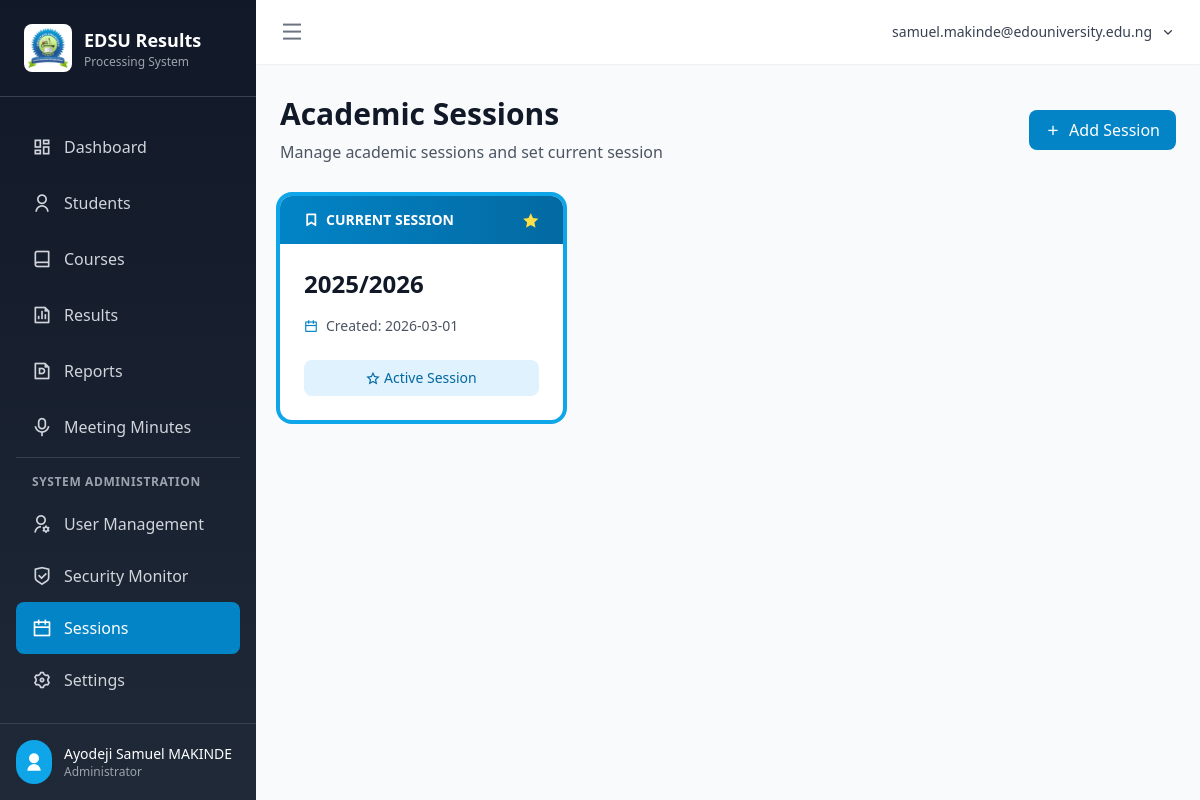
The page /sessions (signed in) on the database its author committed.
### app/models.py (models this page shows, shortened)
class User(UserMixin, db.Model):
    __tablename__ = 'users'
    id = db.Column(db.Integer, primary_key=True)
    username = db.Column(db.String(120), unique=True, nullable=False, index=True)  # University email
    email = db.Column(db.String(120), unique=True, nullable=False, index=True)
    password_hash = db.Column(db.String(256), nullable=False)
    full_name = db.Column(db.String(128), nullable=False)
    role = db.Column(db.String(20), default='lecturer')  # admin, hod, level_adviser, lecturer
    program = db.Column(db.String(64))  # Assigned program
    level = db.Column(db.Integer)  # Assigned level (100, 200, 300, 400)
    is_active = db.Column(db.Boolean, default=True)
    is_locked = db.Column(db.Boolean, default=False)  # Locked by HoD/Admin after 3 failed attempts
    failed_login_attempts = db.Column(db.Integer, default=0)
    locked_until = db.Column(db.DateTime)
    must_change_password = db.Column(db.Boolean, default=True)  # Force password change on first login
    last_login = db.Column(db.DateTime)
    last_login_ip = db.Column(db.String(45))  # IP address of last login
    last_login_device = db.Column(db.String(256))  # User agent of last login
    created_by = db.Column(db.Integer, db.ForeignKey('users.id'))  # HoD/Admin who created this account
    created_at = db.Column(db.DateTime, default=datetime.utcnow)
    updated_at = db.Column(db.DateTime, default=datetime.utcnow, onupdate=datetime.utcnow)
    def is_level_adviser(self):
        return self.role == 'level_adviser'

class AcademicSession(db.Model):
    __tablename__ = 'academic_sessions'
    id = db.Column(db.Integer, primary_key=True)
    session_name = db.Column(db.String(20), unique=True, nullable=False)  # e.g., "2025/2026"
    is_current = db.Column(db.Boolean, default=False)
    created_at = db.Column(db.DateTime, default=datetime.utcnow)
    students = db.relationship('Student', backref='session', lazy='dynamic')
    results = db.relationship('Result', backref='session', lazy='dynamic')

### app/routes/dashboard.py (the view)
@dashboard_bp.route('/sessions')
@login_required
def sessions():
    sessions = AcademicSession.query.order_by(AcademicSession.session_name.desc()).all()
    return render_template('dashboard/sessions.html', sessions=sessions)

### app/models.py (called while the page is built)
@login_manager.user_loader
def load_user(user_id):
    return User.query.get(int(user_id))

### app/templates/dashboard/sessions.html (shortened to what this page needs)
{% extends "base.html" %}
{% block content %}
<div class="mb-8">
    <div class="flex items-center justify-between">
        <div>
            <h1 class="text-3xl font-bold text-gray-900 mb-2">Academic Sessions</h1>
            <p class="text-gray-600">Manage academic sessions and set current session</p>
        </div>
        <button onclick="document.getElementById('newSessionModal').classList.remove('hidden')"
                class="px-4 py-2 bg-primary-600 text-white rounded-lg hover:bg-primary-700 transition-colors flex items-center">
            <i class="ri-add-line mr-2"></i>
            Add Session
        </button>
    </div>
</div>
<div class="grid grid-cols-1 md:grid-cols-2 lg:grid-cols-3 gap-6">
    {% for session in sessions %}
    <div class="bg-white rounded-xl shadow-sm overflow-hidden hover:shadow-md transition-shadow {% if session.is_current %}ring-4 ring-primary-500{% endif %}">
        {% if session.is_current %}
        <div class="bg-gradient-to-r from-primary-600 to-primary-700 px-6 py-3 text-white">
            <div class="flex items-center justify-between">
                <span class="text-sm font-bold flex items-center">
                    <i class="ri-bookmark-line mr-2"></i>CURRENT SESSION
                </span>
                <i class="ri-star-fill text-yellow-300"></i>
            </div>
        </div>
        {% else %}
        <div class="bg-gray-100 px-6 py-3">
            <span class="text-sm font-medium text-gray-600">Academic Session</span>
        </div>
        {% endif %}
        <div class="p-6">
            <h3 class="text-2xl font-bold text-gray-900 mb-4">{{ session.session_name }}</h3>
            <div class="space-y-3 mb-6">
                <div class="flex items-center text-sm text-gray-600">
                    <i class="ri-calendar-line mr-2 text-primary-600"></i>
                    <span>Created: {{ session.created_at.strftime('%Y-%m-%d') }}</span>
                </div>
            </div>
            <div class="flex space-x-2">
                {% if not session.is_current %}
                <form method="POST" action="{{ url_for('dashboard.set_current_session', session_id=session.id) }}" class="flex-1">
                    <input type="hidden" name="csrf_token" value="{{ csrf_token() }}"/>
                    <button type="submit" class="w-full px-4 py-2 bg-green-600 text-white rounded-lg hover:bg-green-700 transition-colors text-sm font-medium">
                        <i class="ri-check-line mr-1"></i>Set as Current
                    </button>
                </form>
                <form method="POST" action="{{ url_for('dashboard.delete_session', session_id=session.id) }}"
                      onsubmit="return confirm('Are you sure you want to delete this session?');">
                    <input type="hidden" name="csrf_token" value="{{ csrf_token() }}"/>
                    <button type="submit" class="px-4 py-2 bg-red-600 text-white rounded-lg hover:bg-red-700 transition-colors text-sm font-medium">
                        <i class="ri-delete-bin-line"></i>
                    </button>
                </form>
                {% else %}
                <div class="flex-1 px-4 py-2 bg-primary-100 text-primary-700 rounded-lg text-center text-sm font-medium">
                    <i class="ri-star-line mr-1"></i>Active Session
                </div>
                {% endif %}
            </div>
        </div>
    </div>
    {% endfor %}
</div>
{% endblock %}

### app/templates/base.html (shortened to what this page needs)
<!DOCTYPE html>
<html lang="en">
<head>
    <script src="{{ url_for('static', filename='css/tailwind.min.js') }}"></script>
    <link href="{{ url_for('static', filename='css/remixicon.css') }}" rel="stylesheet">
</head>
<body class="bg-gray-50 antialiased">
    {% if current_user.is_authenticated %}
    <div class="min-h-screen flex" x-data="{ sidebarOpen: true }">
        <aside :class="sidebarOpen ? 'w-64' : 'w-20'" class="fixed left-0 top-0 h-screen bg-gradient-to-b from-gray-900 to-gray-800 text-white transition-all duration-300 ease-in-out flex flex-col z-50">
            <div class="p-6 border-b border-gray-700">
                <div class="flex items-center space-x-3">
                    <div class="bg-white rounded-lg p-1 flex-shrink-0">
                        <img src="{{ url_for('static', filename='logos/university_logo.jpg') }}"
                             alt="EDSU Logo"
                             class="w-10 h-10 object-contain"
                             onerror="this.style.display='none'; this.nextElementSibling.style.display='flex';">
                    </div>
                    <div x-show="sidebarOpen" x-cloak>
                        <h1 class="text-lg font-bold">EDSU Results</h1>
                        <p class="text-xs text-gray-400">Processing System</p>
                    </div>
                </div>
            </div>
            <nav class="flex-1 px-4 py-6 space-y-1 overflow-y-auto">
                <a href="{{ url_for('dashboard.index') }}"
                   class="flex items-center space-x-3 px-4 py-3 rounded-lg transition-colors {{ 'bg-primary-600 text-white' if request.endpoint == 'dashboard.index' else 'text-gray-300 hover:bg-gray-700' }}">
                    <i class="ri-dashboard-line text-xl flex-shrink-0"></i>
                    <span x-show="sidebarOpen" x-cloak>Dashboard</span>
                </a>
                <a href="{{ url_for('students.index') }}"
                   class="flex items-center space-x-3 px-4 py-3 rounded-lg transition-colors {{ 'bg-primary-600 text-white' if 'students' in request.endpoint else 'text-gray-300 hover:bg-gray-700' }}">
                    <i class="ri-user-line text-xl flex-shrink-0"></i>
                    <span x-show="sidebarOpen" x-cloak>Students</span>
                </a>
                <a href="{{ url_for('courses.index') }}"
                   class="flex items-center space-x-3 px-4 py-3 rounded-lg transition-colors {{ 'bg-primary-600 text-white' if 'courses' in request.endpoint else 'text-gray-300 hover:bg-gray-700' }}">
                    <i class="ri-book-line text-xl flex-shrink-0"></i>
                    <span x-show="sidebarOpen" x-cloak>Courses</span>
                </a>
                <a href="{{ url_for('results.index') }}"
                   class="flex items-center space-x-3 px-4 py-3 rounded-lg transition-colors {{ 'bg-primary-600 text-white' if 'results' in request.endpoint else 'text-gray-300 hover:bg-gray-700' }}">
                    <i class="ri-file-chart-line text-xl flex-shrink-0"></i>
                    <span x-show="sidebarOpen" x-cloak>Results</span>
                </a>
                <a href="{{ url_for('reports.index') }}"
                   class="flex items-center space-x-3 px-4 py-3 rounded-lg transition-colors {{ 'bg-primary-600 text-white' if 'reports' in request.endpoint else 'text-gray-300 hover:bg-gray-700' }}">
                    <i class="ri-file-pdf-line text-xl flex-shrink-0"></i>
                    <span x-show="sidebarOpen" x-cloak>Reports</span>
                </a>
                <a href="{{ url_for('minutes.index') }}"
                   class="flex items-center space-x-3 px-4 py-3 rounded-lg transition-colors {{ 'bg-primary-600 text-white' if 'minutes' in request.endpoint else 'text-gray-300 hover:bg-gray-700' }}">
                    <i class="ri-mic-line text-xl flex-shrink-0"></i>
                    <span x-show="sidebarOpen" x-cloak>Meeting Minutes</span>
                </a>
                {% if current_user.role == 'admin' %}
                <div class="pt-4 mt-4 border-t border-gray-700">
                    <p x-show="sidebarOpen" x-cloak class="px-4 text-xs font-semibold text-gray-400 uppercase tracking-wider mb-2">System Administration</p>
                    <a href="{{ url_for('auth.users') }}"
                       class="flex items-center space-x-3 px-4 py-3 rounded-lg transition-colors {{ 'bg-primary-600 text-white' if request.endpoint == 'auth.users' else 'text-gray-300 hover:bg-gray-700' }}">
                        <i class="ri-user-settings-line text-xl flex-shrink-0"></i>
                        <span x-show="sidebarOpen" x-cloak>User Management</span>
                    </a>
                    <a href="{{ url_for('auth.security_monitor') }}"
                       class="flex items-center space-x-3 px-4 py-3 rounded-lg transition-colors {{ 'bg-primary-600 text-white' if request.endpoint == 'auth.security_monitor' else 'text-gray-300 hover:bg-gray-700' }}">
                        <i class="ri-shield-check-line text-xl flex-shrink-0"></i>
                        <span x-show="sidebarOpen" x-cloak>Security Monitor</span>
                    </a>
                    <a href="{{ url_for('dashboard.sessions') }}"
                       class="flex items-center space-x-3 px-4 py-3 rounded-lg transition-colors {{ 'bg-primary-600 text-white' if request.endpoint == 'dashboard.sessions' else 'text-gray-300 hover:bg-gray-700' }}">
                        <i class="ri-calendar-line text-xl flex-shrink-0"></i>
                        <span x-show="sidebarOpen" x-cloak>Sessions</span>
                    </a>
                    <a href="{{ url_for('settings.index') }}"
                       class="flex items-center space-x-3 px-4 py-3 rounded-lg transition-colors {{ 'bg-primary-600 text-white' if 'settings' in request.endpoint else 'text-gray-300 hover:bg-gray-700' }}">
                        <i class="ri-settings-3-line text-xl flex-shrink-0"></i>
                        <span x-show="sidebarOpen" x-cloak>Settings</span>
                    </a>
                    <a href="{{ url_for('auth.audit_logs') }}"
                       class="flex items-center space-x-3 px-4 py-3 rounded-lg transition-colors {{ 'bg-primary-600 text-white' if request.endpoint == 'auth.audit_logs' else 'text-gray-300 hover:bg-gray-700' }}">
                        <i class="ri-file-list-3-line text-xl flex-shrink-0"></i>
                        <span x-show="sidebarOpen" x-cloak>Audit Logs</span>
                    </a>
                </div>
                {% endif %}
            </nav>
            <div class="p-4 border-t border-gray-700">
                <div class="flex items-center space-x-3">
                    <div class="bg-primary-500 rounded-full p-2 flex-shrink-0">
                        <i class="ri-user-fill text-xl"></i>
                    </div>
                    <div x-show="sidebarOpen" x-cloak class="flex-1 min-w-0">
                        <p class="text-sm font-medium truncate">{{ current_user.full_name }}</p>
                        <p class="text-xs text-gray-400">
                            {% if current_user.role == 'admin' %}Administrator
                            {% elif current_user.role == 'hod' %}Head of Department
                            {% elif current_user.role == 'level_adviser' %}Level Adviser
                            {% else %}Lecturer{% endif %}
                        </p>
                    </div>
                </div>
            </div>
        </aside>
        <div :class="sidebarOpen ? 'ml-64' : 'ml-20'" class="flex-1 flex flex-col overflow-hidden transition-all duration-300 ease-in-out">
            <header class="bg-white shadow-sm z-10">
                <div class="flex items-center justify-between px-6 py-4">
                    <button @click="sidebarOpen = !sidebarOpen" class="text-gray-500 hover:text-gray-700 focus:outline-none">
                        <i class="ri-menu-line text-2xl"></i>
                    </button>
                    <div class="flex items-center space-x-4">
                        <div x-data="{ open: false }" class="relative">
                            <button @click="open = !open" class="flex items-center space-x-2 text-gray-700 hover:text-gray-900 focus:outline-none">
                                <span class="text-sm font-medium">{{ current_user.username }}</span>
                                <i class="ri-arrow-down-s-line"></i>
                            </button>
                        </div>
                    </div>
                </div>
            </header>
            <main class="flex-1 overflow-y-auto bg-gray-50">
                <div class="max-w-7xl mx-auto px-6 py-8">
                    {% block content %}{% endblock %}
                </div>
            </main>
        </div>
    </div>
    {% endif %}
</body>
</html>

### rows shown on the page
User: full_name "Ayodeji Samuel MAKINDE", username "samuel.makinde@edouniversity.edu.ng"
AcademicSession: is_current True (drawn), session_name "2025/2026", created_at "2026-03-01"
